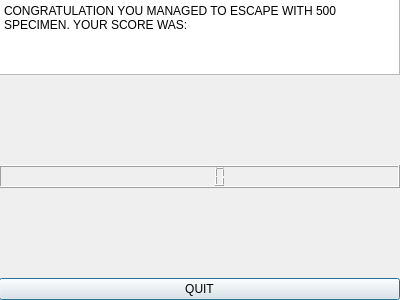
<?xml version="1.0" encoding="UTF-8"?>
<ui version="4.0">
 <class>EndingDialog</class>
 <widget class="QDialog" name="EndingDialog">
  <property name="geometry">
   <rect>
    <x>0</x>
    <y>0</y>
    <width>400</width>
    <height>300</height>
   </rect>
  </property>
  <property name="windowTitle">
   <string>Dialog</string>
  </property>
  <widget class="QWidget" name="verticalLayoutWidget">
   <property name="geometry">
    <rect>
     <x>-1</x>
     <y>-1</y>
     <width>401</width>
     <height>301</height>
    </rect>
   </property>
   <layout class="QVBoxLayout" name="verticalLayout">
    <item>
     <widget class="QPlainTextEdit" name="plainTextEdit">
      <property name="plainText">
       <string>CONGRATULATION YOU MANAGED TO ESCAPE WITH 500 SPECIMEN. YOUR SCORE WAS:</string>
      </property>
     </widget>
    </item>
    <item>
     <spacer name="verticalSpacer">
      <property name="orientation">
       <enum>Qt::Vertical</enum>
      </property>
      <property name="sizeHint" stdset="0">
       <size>
        <width>20</width>
        <height>200</height>
       </size>
      </property>
     </spacer>
    </item>
    <item>
     <widget class="QLCDNumber" name="lcdNumber"/>
    </item>
    <item>
     <spacer name="verticalSpacer_2">
      <property name="orientation">
       <enum>Qt::Vertical</enum>
      </property>
      <property name="sizeHint" stdset="0">
       <size>
        <width>20</width>
        <height>200</height>
       </size>
      </property>
     </spacer>
    </item>
    <item>
     <widget class="QPushButton" name="pushButton">
      <property name="text">
       <string>QUIT</string>
      </property>
     </widget>
    </item>
   </layout>
  </widget>
 </widget>
 <resources/>
 <connections/>
</ui>
